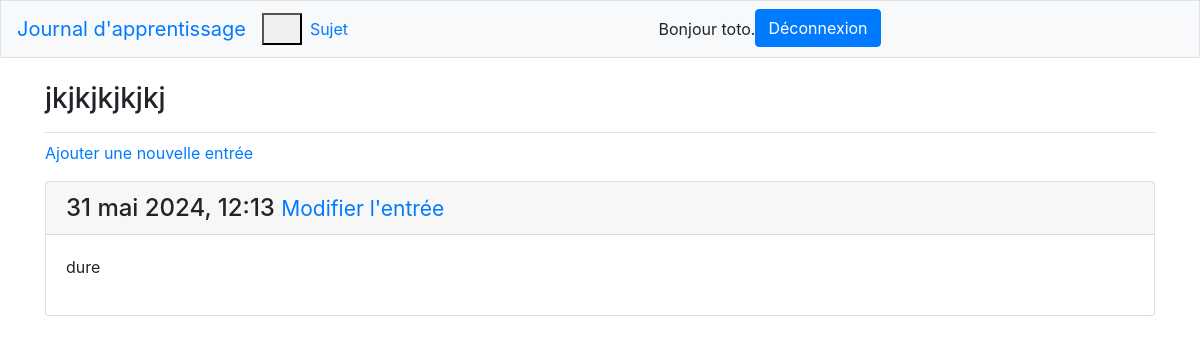
Page /topics/10/ (signed in) on the committed database.
### journaux_apprentissage/models.py (models this page shows, shortened)
class Topic(models.Model):
    text = models.CharField(max_length=200)
    date_added = models.DateTimeField(auto_now_add=True)
    owner = models.ForeignKey(User, on_delete=models.CASCADE)
    def __str__(self):
        return self.text

class Entry(models.Model):
    topic = models.ForeignKey(Topic, on_delete=models.CASCADE)
    date_added = models.DateTimeField(auto_now_add=True)
    text = models.TextField()
    class Meta:
        verbose_name_plural = 'entries'

### journaux_apprentissage/views.py (the view)
# urls.py: path('topics/<int:topic_id>/', views.topic, name='topic'),
@login_required
def topic(request, topic_id):
    topic = Topic.objects.get(id=topic_id)
    if topic.owner != request.user:
        raise Http404
    entries = topic.entry_set.order_by('-date_added')
    context = {'topic': topic, 'entries': entries}
    return render(request, 'journaux_apprentissage/topic.html', context)

### journaux_apprentissage/templates/journaux_apprentissage/topic.html
{% extends "journaux_apprentissage/base.html" %}
{% block page_header %}
    <h3>{{ topic }}</h3>
{% endblock page_header %}
{% block content %}
    <p>
        <a href="{% url 'journaux_apprentissage:new_entry' topic.id %}">
            Ajouter une nouvelle entrée</a>
    </p>
    {% for entry in entries %}
        <div class="card mb-3">
            <h4 class="card-header">
                {{ entry.date_added|date:'d F Y, H:i' }}
                <small><a href="{% url 'journaux_apprentissage:edit_entry' entry.id %}">
                    Modifier l'entrée</a></small>
            </h4>
            <div class="card-body">
                {{ entry.text|linebreaks }}
            </div>
        </div>
    {% empty %}
        <p>Aucune entrée n'a encore été ajouté à ce sujet.</p>
    {% endfor %}
{% endblock content %}

### journaux_apprentissage/templates/journaux_apprentissage/base.html (shortened to what this page needs)
{% load bootstrap4 %}
<!doctype html>
<html lang="fr">
<head>
    {% bootstrap_css %}
</head>
<body>
    <nav class="navbar navbar-expand-md navbar light bg-light mb-4 border">
    <a class="navbar-brand" href="{% url 'journaux_apprentissage:index' %}">
        Journal d'apprentissage</a>
    <button class="navbar-toogler" type="button" data-toggle="collapse"
        data-target="#navbarCollapse" aria-controls="navbarCollapse"
        aria-expanded="false" aria-label="Toogle navigation">
        <span class="navbar-toggler-icon"></span>
    </button>
    <div class="collapse navbar-collapse" id="navbarCollapse">
        <ul class="navbar-nav mr-auto">
            <li class="nav-item">
                <a class="nav-link"
                    href="{% url 'journaux_apprentissage:topics' %}">Sujet</a>
            </li>
        </ul>
        <ul class="navbar-nav mr-auto">
            {% if user.is_authenticated %}
                <li class="nav-item">
                    <span class="navbar-text">Bonjour {{ user.username }}.</span>
                </li>
                <li>
                    <form method="post" action="{% url 'utilisateurs:logout' %}">
                        <button name="submit" class="btn btn-primary ">Déconnexion</button>
                    </form>
                </li>
            {% endif %}
        </ul>
    </div>
    </nav>
    <main role="main" class="container">
        <div class="pb-2 mb-2 border-bottom">
            {% block page_header %}{% endblock page_header %}
        </div>
        <div>
            {% block content %}{% endblock content %}
        </div>
    </main>
</body>

### rows in the picture
Topic: text "jkjkjkjkjkj"
Entry: date_added "31 mai 2024, 12:13", text "dure"

### other values in the picture
{{ user.username }} "toto"
